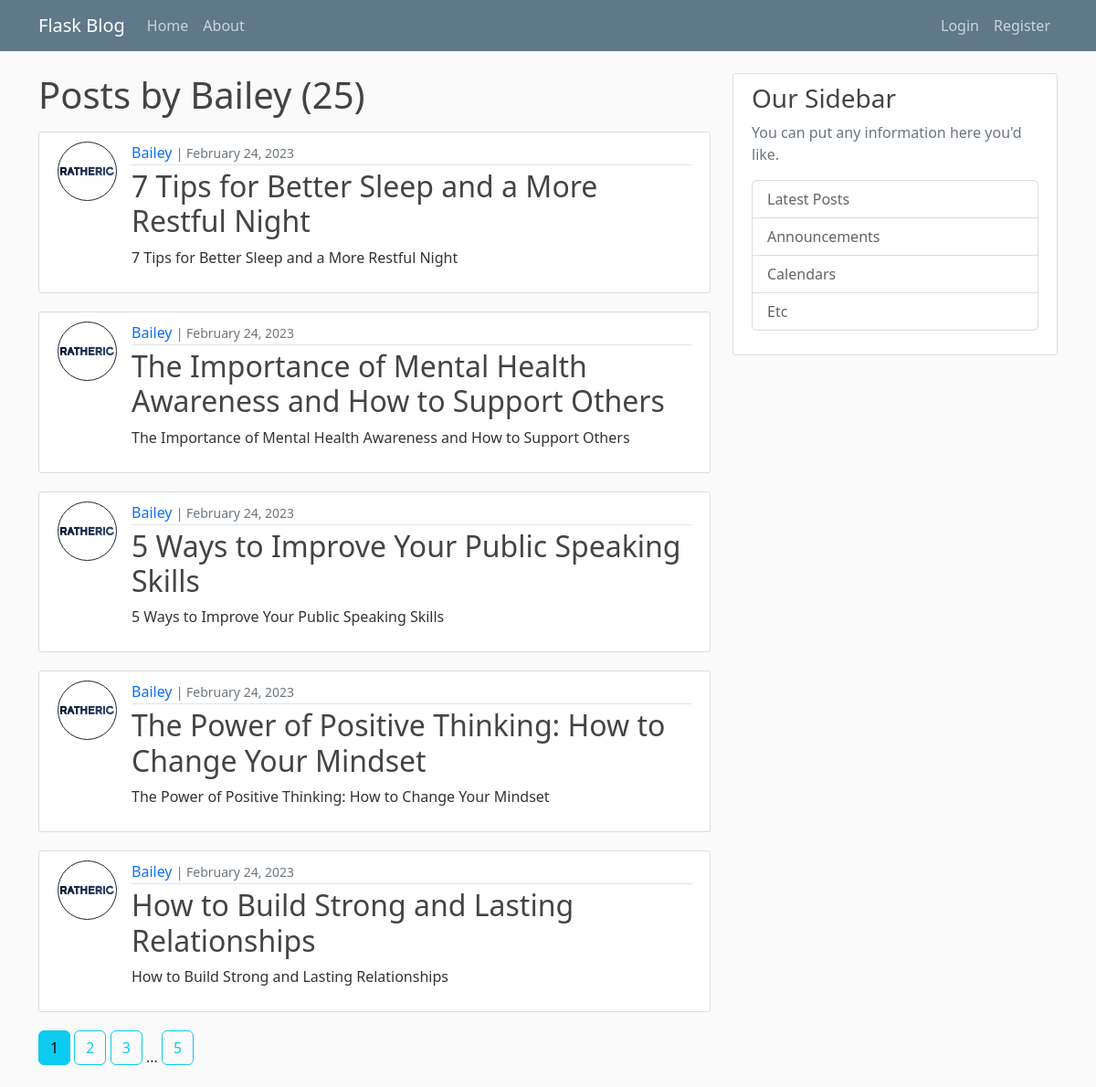
/user/Bailey, run on the app's committed database.
### flaskblog/models.py (models this page shows, shortened)
class User(db.Model, UserMixin):
    id = db.Column(db.Integer, primary_key=True)
    username = db.Column(db.String(20), unique=True, nullable=False)
    email = db.Column(db.String(120), unique=True, nullable=False)
    image_file = db.Column(db.String(20), nullable=False, default='default.png')
    password = db.Column(db.String(60), nullable=False)
    posts = db.relationship('Post', backref='author', lazy=True)

class Post(db.Model):
    id = db.Column(db.Integer, primary_key=True)
    title = db.Column(db.String(100), nullable=False)
    date_posted = db.Column(db.DateTime, nullable=False, default=datetime.utcnow)
    content = db.Column(db.Text, nullable=False)
    user_id = db.Column(db.Integer, db.ForeignKey('user.id'), nullable=False)

### flaskblog/routes.py (the view)
@app.route("/user/<string:username>")
def user_posts(username):
    page = request.args.get('page', 1, type=int)
    user = User.query.filter_by(username=username).first_or_404()
    posts = Post.query.filter_by(author=user)\
        .order_by(Post.date_posted.desc())\
        .paginate(page=page, per_page=5)
    return render_template('user_posts.html', posts=posts, user=user)

### flaskblog/templates/user_posts.html
{% extends "layout.html" %}
{% block content %}
    <h1 class="mb-3">Posts by {{ user.username }} ({{ posts.total }})</h1>
    {% for post in posts.items %}
        <article class="d-flex media content-section">
            <img class="me-3 rounded-circle article-img border border-dark" src="{{ url_for('static', filename='profile_pics/' + post.author.image_file) }}">
            <div class="media-body">
                <div class="article-metadata">
                    <a class="author-link mr-2" href="{{ url_for('user_posts', username=post.author.username) }}">{{ post.author.username }}</a>
                    <small class="text-muted">| {{ post.date_posted.strftime('%B %d, %Y') }}</small>
                </div>
                <h2><a class="article-title" href="{{ url_for('post', post_id=post.id) }}">{{ post.title }}</a></h2>
                <p class="article-content">{{ post.content }}</p>
            </div>
        </article>
    {% endfor %}
    {% for page_num in posts.iter_pages(left_edge=1, right_edge=1, left_current=1, right_current=2) %}
        {% if page_num %}
            {% if posts.page == page_num %}
                <a class="btn btn-info mb-4" href="{{ url_for('user_posts', username=user.username, page=page_num) }}">{{ page_num }}</a>
            {% else %}
                <a class="btn btn-outline-info mb-4" href="{{ url_for('user_posts', username=user.username, page=page_num) }}">{{ page_num }}</a>
            {% endif %}
        {% else %}
            ...
        {% endif %}
    {% endfor %}
{% endblock content %}

### flaskblog/static/main.css (style rules this page uses)
body { background: #fafafa; color: #333333; margin-top: 5rem; }
a { text-decoration: none; }
h1, h2, h3, h4, h5, h6 { color: #444444; }
.author-link { text-decoration: none; transition: 0.15s ease color; }
.content-section { background: #ffffff; padding: 10px 20px; border: 1px solid #dddddd; border-radius: 3px; margin-bottom: 20px; }
.article-title { color: #444444; text-decoration: none; transition: 0.15s ease color; }
.article-content { white-space: pre-line; }
.article-img { height: 65px; width: 65px; margin-right: 16px; }
.article-metadata { padding-bottom: 1px; margin-bottom: 4px; border-bottom: 1px solid #e3e3e3 }

### data on the page
User: username "Bailey"
Post: image_file (picture), author.username "Bailey", date_posted "February 24, 2023", title "7 Tips for Better Sleep and a More Restful Night", content "7 Tips for Better Sleep and a More Restful Night"
Post: image_file (picture), author.username "Bailey", date_posted "February 24, 2023", title "The Importance of Mental Health Awareness and How to Support Others", content "The Importance of Mental Health Awareness and How to Support Others"
Post: image_file (picture), author.username "Bailey", date_posted "February 24, 2023", title "5 Ways to Improve Your Public Speaking Skills", content "5 Ways to Improve Your Public Speaking Skills"
Post: image_file (picture), author.username "Bailey", date_posted "February 24, 2023", title "The Power of Positive Thinking: How to Change Your Mindset", content "The Power of Positive Thinking: How to Change Your Mindset"
Post: image_file (picture), author.username "Bailey", date_posted "February 24, 2023", title "How to Build Strong and Lasting Relationships", content "How to Build Strong and Lasting Relationships"

### other printed values
{{ posts.total }} "25"
{{ page_num }} "1"
{{ page_num }} "2" "3" "5"
